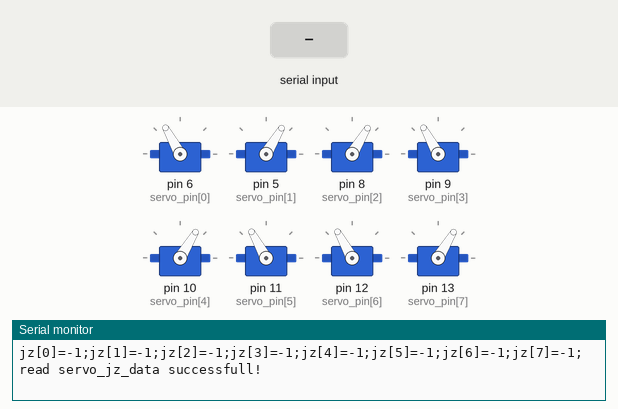
A sketch run on a simulated Arduino Uno, built with avr-gcc and run on an emulated ATmega328P. Parts: 8 × servo, the last lines printed to the serial monitor. The test bench sets the inputs (shaded band).

Above: at 2.2 s.
2.3 s: "k90\n" received over Serial
At 2.75 s:
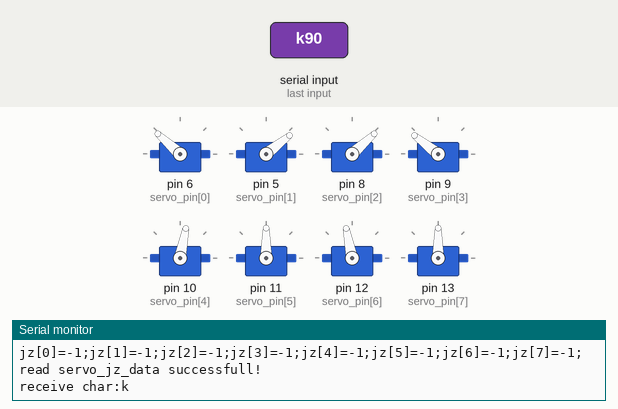
5.3 s: "b90\n" received over Serial
At 7.5 s:
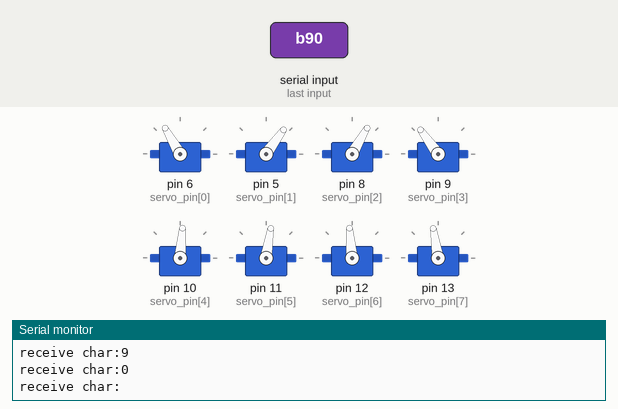
8.3 s: "l90\n" received over Serial
At 9.9 s:
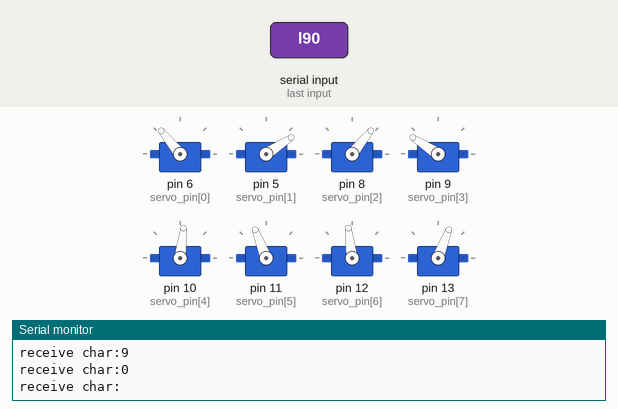
11.3 s: "r90\n" received over Serial
14.3 s: "k" received over Serial
At 14.45 s:
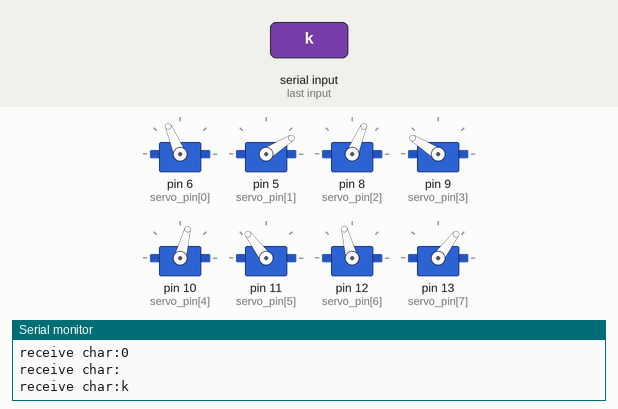
17.3 s: "b,45\n" received over Serial
Timing chart, 0 to 21.1 s (numbered marks = the images above; inputs shaded):
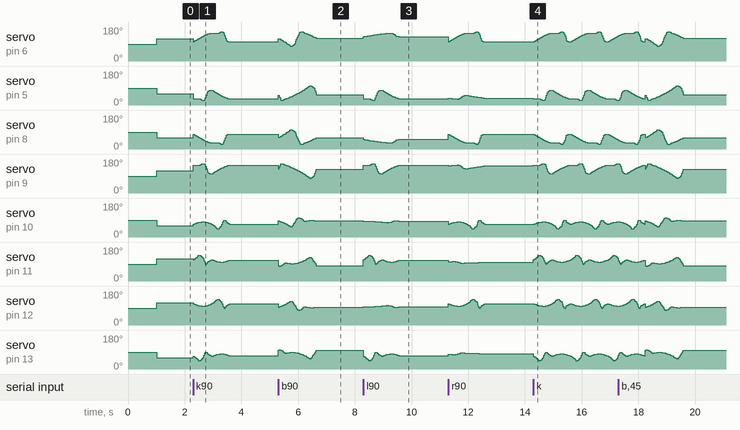

The sketch:

baize.ino
```cpp
#include <Servo.h>
#include <EEPROM.h>  //引入库文件

#define servo_speed 30

Servo myservo[8];
const int servo_pin[8]={6,5,8,9,10,11,12,13};


//数据存储起始位置
#define servo_jz 0


//p为停止，j为校准。k为运动(k:前进;b:后退;l:左转;r:右转）,w为校准状态。
char token="p";
//舵机校准角度
char jz[8]={0,0,0,0,0,0,0,0};

int direct[8]={
  1,-1,-1,1,
  -1,1,1,-1
};
//前进
char wk[43][8]= {
 12, 59,-55,-49, 23, 24, -2,-12,
 15, 59,-63,-47, 22, 27, -8,-11,
 18, 59,-67,-45, 20, 30,-20,-11,
 21, 59,-66,-43, 18, 34,-33,-10,
 24, 59,-64,-40, 16, 38,-37,-10,
 27, 58,-62,-37, 15, 43,-41,-11,
 30, 57,-60,-35, 13, 47,-45,-12,
 32, 58,-57,-32, 13, 47,-48,-13,
 35, 60,-57,-29, 12, 45,-47,-14,
 38, 62,-58,-26, 12, 41,-42,-15,
 40, 65,-59,-23, 11, 36,-37,-16,
 43, 66,-59,-20, 11, 32,-33,-18,
 45, 67,-59,-17, 11, 18,-30,-20,
 47, 62,-59,-14, 11,  7,-26,-22,
 49, 53,-59,-12, 12,  1,-24,-24,
 51, 40,-58,-12, 13,  2,-21,-22,
 52, 26,-57,-12, 14,  7,-19,-20,
 54, 17,-55,-14, 15, 13,-18,-16,
 55, 15,-54,-16, 17, 16,-16,-15,
 57, 13,-53,-23, 18, 19,-15, -9,
 58, 12,-51,-38, 21, 22,-13, -2,
 58, 12,-49,-51, 23, 24,-12, -1,
 59, 13,-47,-60, 26, 23,-11, -6,
 59, 17,-45,-66, 29, 20,-11,-15,
 59, 20,-43,-66, 32, 18,-10,-33,
 59, 23,-41,-65, 37, 17,-10,-35,
 58, 26,-38,-63, 41, 15,-11,-40,
 57, 29,-35,-61, 46, 14,-12,-44,
 58, 32,-33,-58, 47, 13,-13,-47,
 59, 34,-30,-57, 47, 12,-14,-48,
 61, 37,-27,-58, 43, 12,-15,-43,
 64, 40,-24,-59, 38, 11,-16,-38,
 65, 42,-21,-59, 34, 11,-17,-34,
 67, 44,-18,-59, 23, 11,-19,-31,
 64, 46,-15,-59, 10, 11,-21,-27,
 56, 48,-12,-59,  3, 12,-23,-24,
 45, 50,-12,-58,  1, 13,-23,-22,
 31, 52,-12,-57,  5, 14,-20,-19,
 18, 53,-14,-56, 13, 15,-17,-17,
 16, 55,-16,-55, 15, 17,-15,-16,
 14, 57,-18,-53, 17, 17,-13,-15,
 12, 57,-33,-52, 21, 20, -4,-14,
 12, 58,-47,-50, 23, 22,  0,-13,
};
//后退
char bk[45][8]= {
 30, 39,-57,-64,  6, -9, -6,  9,
 28, 49,-58,-56,  7,-11, -7, 11,
 25, 58,-59,-47,  9,-10, -9, 11,
 23, 65,-60,-37, 10, -8,-10,  8,
 20, 66,-61,-34, 12, -6,-12,  6,
 17, 66,-62,-31, 14, -3,-14,  3,
 14, 64,-63,-28, 16,  1,-16, -1,
 12, 61,-63,-27, 18,  5,-18, -5,
  9, 58,-64,-27, 20,  8,-20, -8,
  6, 57,-64,-30, 22,  7,-22, -7,
  3, 55,-64,-32, 25,  6,-25, -6,
  0, 54,-64,-35, 28,  5,-28, -5,
 -3, 52,-64,-37, 31,  4,-32, -4,
 -7, 50,-63,-40, 35,  4,-35, -4,
-10, 48,-64,-42, 38,  3,-38, -3,
-10, 46,-66,-44, 36,  3,-36, -3,
 -9, 44,-69,-46, 32,  3,-32, -3,
 -6, 42,-73,-48, 25,  3,-25, -3,
 -2, 40,-75,-50, 19,  3,-19, -4,
  3, 38,-76,-52, 14,  4,-14, -4,
 15, 35,-74,-53,  4,  5, -4, -5,
 26, 33,-71,-55, -3,  5,  3, -5,
 37, 30,-65,-57, -8,  6,  8, -6,
 47, 28,-58,-58,-11,  7, 11, -7,
 56, 25,-49,-59,-11,  9, 11, -9,
 64, 23,-39,-60, -9, 10,  9,-10,
 66, 20,-35,-61, -7, 12,  7,-12,
 66, 17,-31,-62, -4, 14,  4,-14,
 65, 14,-29,-63,  0, 16,  0,-16,
 62, 12,-27,-63,  4, 18, -5,-18,
 59,  9,-27,-64,  7, 20, -7,-20,
 57,  6,-29,-64,  7, 22, -7,-22,
 56,  3,-32,-64,  6, 25, -6,-25,
 54,  0,-34,-64,  5, 28, -5,-28,
 52, -3,-37,-64,  4, 31, -4,-32,
 51, -7,-39,-63,  4, 35, -4,-35,
 49,-10,-41,-64,  3, 38, -3,-38,
 47,-10,-43,-66,  3, 36, -3,-36,
 45, -9,-46,-69,  3, 32, -3,-32,
 43, -6,-48,-73,  3, 25, -3,-25,
 40, -2,-49,-75,  3, 19, -4,-19,
 38,  3,-51,-76,  4, 14, -4,-14,
 36, 15,-53,-74,  5,  4, -5, -4,
 33, 26,-55,-71,  5, -3, -5,  3,
 31, 37,-56,-65,  6, -8, -6,  8,
};
//左转
char wkL[43][8]= {
 40, 59,-55,-51,  8, 24, -2, -9,
 41, 59,-63,-50,  8, 27, -8, -9,
 42, 59,-67,-49,  7, 30,-20, -8,
 42, 59,-66,-48,  7, 34,-33, -8,
 43, 59,-64,-48,  7, 38,-37, -8,
 44, 58,-62,-47,  7, 43,-41, -8,
 45, 57,-60,-46,  8, 47,-45, -8,
 46, 58,-57,-46,  8, 47,-48, -8,
 46, 60,-57,-45,  8, 45,-47, -8,
 47, 62,-58,-44,  8, 41,-42, -8,
 48, 65,-59,-43,  8, 36,-37, -8,
 48, 66,-59,-42,  8, 32,-33, -8,
 49, 67,-59,-41,  8, 18,-30, -8,
 50, 62,-59,-41,  9,  7,-26, -8,
 50, 53,-59,-40,  9,  1,-24, -9,
 51, 40,-58,-40,  9,  2,-21, -8,
 52, 26,-57,-40, 10,  7,-19, -7,
 52, 17,-55,-41, 10, 13,-18, -6,
 53, 15,-54,-41, 10, 16,-16, -6,
 53, 13,-53,-44, 11, 19,-15, -4,
 54, 12,-51,-48, 11, 22,-13, -4,
 54, 12,-49,-51, 12, 24,-12, -5,
 55, 13,-47,-54, 12, 23,-11, -6,
 55, 17,-45,-57, 13, 20,-11, -8,
 56, 20,-43,-60, 13, 18,-10,-11,
 56, 23,-41,-59, 14, 17,-10,-13,
 57, 26,-38,-59, 14, 15,-11,-13,
 57, 29,-35,-59, 15, 14,-12,-14,
 58, 32,-33,-58, 15, 13,-13,-15,
 58, 34,-30,-57, 14, 12,-14,-15,
 59, 37,-27,-57, 14, 12,-15,-15,
 59, 40,-24,-57, 12, 11,-16,-14,
 59, 42,-21,-56, 12, 11,-17,-14,
 59, 44,-18,-56, 10, 11,-19,-13,
 56, 46,-15,-56,  7, 11,-21,-12,
 53, 48,-12,-55,  6, 12,-23,-12,
 50, 50,-12,-54,  5, 13,-23,-12,
 46, 52,-12,-54,  4, 14,-20,-11,
 42, 53,-14,-53,  5, 15,-17,-11,
 41, 55,-16,-53,  6, 17,-15,-10,
 41, 57,-18,-52,  6, 17,-13,-10,
 40, 57,-33,-52,  7, 20, -4,-10,
 40, 58,-47,-51,  8, 22,  0, -9,
};
//右转
char wkR[43][8]= {
 12, 55,-53,-49, 23, 12, -5,-12,
 15, 55,-55,-47, 22, 12, -7,-11,
 18, 56,-58,-45, 20, 13, -9,-11,
 21, 56,-60,-43, 18, 13,-11,-10,
 24, 57,-59,-40, 16, 14,-13,-10,
 27, 57,-59,-37, 15, 15,-14,-11,
 30, 58,-58,-35, 13, 15,-15,-12,
 32, 58,-58,-32, 13, 15,-15,-13,
 35, 58,-57,-29, 12, 14,-15,-14,
 38, 59,-57,-26, 12, 14,-15,-15,
 40, 59,-56,-23, 11, 12,-14,-16,
 43, 60,-56,-20, 11, 11,-13,-18,
 45, 58,-56,-17, 11,  9,-13,-20,
 47, 55,-55,-14, 11,  7,-13,-22,
 49, 52,-55,-12, 12,  5,-12,-24,
 51, 49,-54,-12, 13,  4,-11,-22,
 52, 45,-54,-12, 14,  4,-11,-20,
 54, 42,-53,-14, 15,  5,-10,-16,
 55, 41,-53,-16, 17,  6,-10,-15,
 57, 40,-52,-23, 18,  7,-10, -9,
 58, 40,-51,-38, 21,  7, -9, -2,
 58, 40,-51,-51, 23,  8, -9, -1,
 59, 40,-50,-60, 26,  8, -9, -6,
 59, 41,-49,-66, 29,  8, -9,-15,
 59, 42,-49,-66, 32,  7, -8,-33,
 59, 43,-48,-65, 37,  7, -8,-35,
 58, 44,-47,-63, 41,  7, -8,-40,
 57, 44,-47,-61, 46,  8, -8,-44,
 58, 45,-46,-58, 47,  8, -8,-47,
 59, 46,-45,-57, 47,  8, -8,-48,
 61, 47,-44,-58, 43,  8, -8,-43,
 64, 47,-43,-59, 38,  8, -8,-38,
 65, 48,-43,-59, 34,  8, -8,-34,
 67, 49,-42,-59, 23,  8, -8,-31,
 64, 49,-41,-59, 10,  8, -8,-27,
 56, 50,-40,-59,  3,  9, -9,-24,
 45, 51,-40,-58,  1,  9, -8,-22,
 31, 51,-40,-57,  5, 10, -7,-19,
 18, 52,-40,-56, 13, 10, -7,-17,
 16, 53,-41,-55, 15, 10, -6,-16,
 14, 53,-42,-53, 17, 11, -5,-15,
 12, 54,-46,-52, 21, 11, -4,-14,
 12, 54,-50,-50, 23, 11, -5,-13,
};
char balance[8]= {30,30,30,30,30,30,30,30};

//读取舵机的偏差角度
void read_servo_jz()
{
  for(int i=0;i<8;i++)
  {
    jz[i]=EEPROM.read(servo_jz+i);
    Serial.print("jz[");Serial.print(i);Serial.print("]=");Serial.print(int(jz[i]));Serial.print(";");
  }
    Serial.println();
    Serial.println("read servo_jz_data successfull!");

}
//站立姿势
void zhanli()
{
        myservo[0].write(90+(int(balance[0]))*direct[0]+jz[0]);
        myservo[1].write(90+(int(balance[4]))*direct[1]+jz[1]);
        myservo[2].write(90+(int(balance[4]))*direct[1]+jz[2]);
        myservo[3].write(90+(int(balance[0]))*direct[0]+jz[3]);


        myservo[4].write(90+direct[4]*(int(balance[0]))+jz[4]);
        myservo[5].write(90+direct[5]*(int(balance[4]))+jz[5]);
        myservo[6].write(90+direct[5]*(int(balance[4]))+jz[6]);
        myservo[7].write(90+direct[4]*(int(balance[0]))+jz[7]);
}
//校准姿势。
void jiaozhunzhanli()
{
  for(int i=0;i<8;i++)
  {

    myservo[i].write(90+jz[i]);
  }
  delay(5);
}

void setup() {
  // put your setup code here, to run once:
  Serial.begin(57600);
  read_servo_jz();
  for(int i=0;i<8;i++)
  {
    pinMode(servo_pin[i],OUTPUT);
    myservo[i].attach(servo_pin[i]);
    myservo[i].write(90+jz[i]);
  }
  delay(1000);
  token='d';
}

void loop() {
  // put your main code here, to run repeatedly:
  if(Serial.available()>0)
  {
    token=Serial.read();
    Serial.print("receive char:");
    Serial.print(token);
    Serial.println();
  }

  if(token=='j')//校准舵机角度
  {
    while(Serial.available()>0)
    {
      int servo_id=Serial.parseInt();
      jz[servo_id]=Serial.read();
      jz[servo_id]=Serial.parseInt();
      EEPROM.write(servo_jz+servo_id,jz[servo_id]);

      for(int j=0;j<8;j++)
        myservo[j].write(90+jz[j]);

      read_servo_jz();//每次校准一个角度之后打印出来一个角度
    }
    token='w';
  }
  else if(token=='k')
  {
      for(int i=0;i<43;i++)
      {
        myservo[0].write(90+(int(wk[i][0]))*direct[0]+direct[0]*(jz[0]));
        myservo[1].write(90+(int(wk[i][1]))*direct[1]+direct[1]*(jz[1]));
        myservo[2].write(90+(int(wk[i][0]))*direct[2]+direct[2]*(jz[2]));
        myservo[3].write(90+(int(wk[i][1]))*direct[3]+direct[3]*(jz[3]));


        myservo[4].write(90+direct[4]*(int(wk[i][4]))+direct[4]*(jz[4]));
        myservo[5].write(90+direct[5]*(int(wk[i][5]))+direct[5]*(jz[5]));
        myservo[6].write(90+direct[6]*(int(wk[i][4]))+direct[6]*(jz[6]));
        myservo[7].write(90+direct[4]*(int(wk[i][5]))+direct[7]*(jz[7]));


        //Serial.println(int(wk[i][4]));
        delay(servo_speed);
      }
  }
  else if(token=='b')
  {
    for(int i=0;i<45;i++)
      {
        myservo[0].write(90+(int(bk[i][0]))*direct[0]+direct[0]*(jz[0]));
        myservo[1].write(90+(int(bk[i][1]))*direct[1]+direct[1]*(jz[1]));
        myservo[2].write(90+(int(bk[i][0]))*direct[2]+direct[2]*(jz[2]));
        myservo[3].write(90+(int(bk[i][1]))*direct[3]+direct[3]*(jz[3]));


        myservo[4].write(90+direct[4]*(int(bk[i][4]))+direct[4]*(jz[4]));
        myservo[5].write(90+direct[5]*(int(bk[i][5]))+direct[5]*(jz[5]));
        myservo[6].write(90+direct[6]*(int(bk[i][4]))+direct[6]*(jz[6]));
        myservo[7].write(90+direct[4]*(int(bk[i][5]))+direct[7]*(jz[7]));

        //Serial.println(int(bk[i][4]));
        delay(servo_speed);
      }
  }
  else if(token=='l')
  {
    for(int i=0;i<43;i++)
      {
        myservo[0].write(90+(int(wkL[i][0]))*direct[0]+direct[0]*(jz[0]));
        myservo[1].write(90+(int(wkL[i][1]))*direct[1]+direct[1]*(jz[1]));
        myservo[2].write(90+(int(wkL[i][0]))*direct[2]+direct[2]*(jz[2]));
        myservo[3].write(90+(int(wkL[i][1]))*direct[3]+direct[3]*(jz[3]));


        myservo[4].write(90+direct[4]*(int(wkL[i][4]))+direct[4]*(jz[4]));
        myservo[5].write(90+direct[5]*(int(wkL[i][5]))+direct[5]*(jz[5]));
        myservo[6].write(90+direct[6]*(int(wkL[i][4]))+direct[6]*(jz[6]));
        myservo[7].write(90+direct[4]*(int(wkL[i][5]))+direct[7]*(jz[7]));

        //Serial.println(int(bk[i][4]));
        delay(servo_speed);
      }
  }
  else if(token=='r')
  {
    for(int i=0;i<43;i++)
      {
        myservo[0].write(90+(int(wkR[i][0]))*direct[0]+direct[0]*(jz[0]));
        myservo[1].write(90+(int(wkR[i][1]))*direct[1]+direct[1]*(jz[1]));
        myservo[2].write(90+(int(wkR[i][0]))*direct[2]+direct[2]*(jz[2]));
        myservo[3].write(90+(int(wkR[i][1]))*direct[3]+direct[3]*(jz[3]));


        myservo[4].write(90+direct[4]*(int(wkR[i][4]))+direct[4]*(jz[4]));
        myservo[5].write(90+direct[5]*(int(wkR[i][5]))+direct[5]*(jz[5]));
        myservo[6].write(90+direct[6]*(int(wkR[i][4]))+direct[6]*(jz[6]));
        myservo[7].write(90+direct[4]*(int(wkR[i][5]))+direct[7]*(jz[7]));

        //Serial.println(int(bk[i][4]));
        delay(servo_speed);
      }
  }
  else if(token=='d')
    zhanli();
  else if(token=='w')
    jiaozhunzhanli();
  else;


}
```

Measured:
- after the input at 8.3 s, servo on pin 6 (servo_pin[0]): rises from 120° to 148° in 0.92 s, then falls to 129° in 0.34 s
